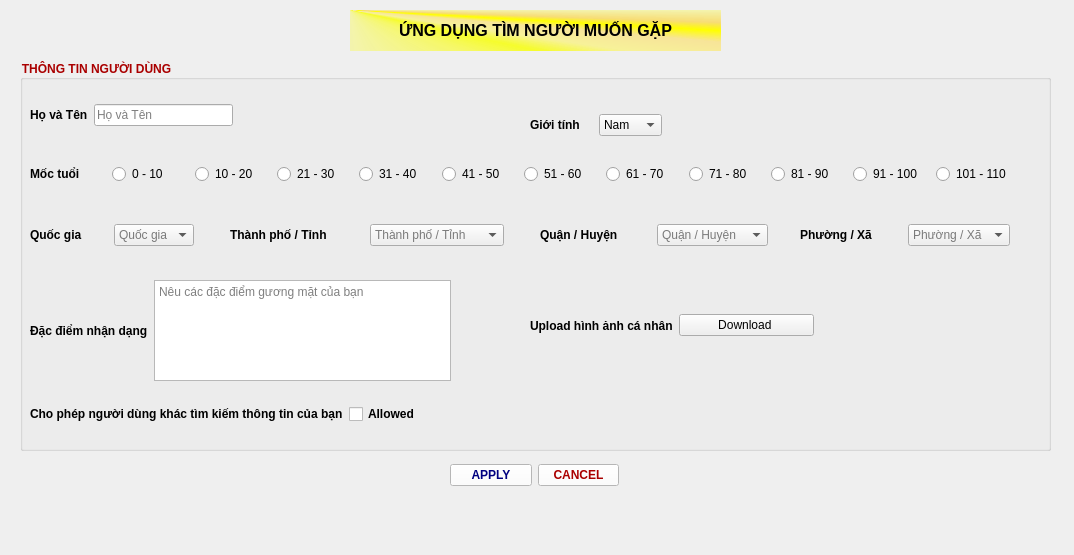
<?xml version="1.0" encoding="UTF-8"?>
<ui version="4.0">
 <class>Info_Users_Page</class>
 <widget class="QMainWindow" name="Info_Users_Page">
  <property name="geometry">
   <rect>
    <x>0</x>
    <y>0</y>
    <width>1074</width>
    <height>555</height>
   </rect>
  </property>
  <property name="windowTitle">
   <string>MainWindow</string>
  </property>
  <property name="documentMode">
   <bool>true</bool>
  </property>
  <widget class="QWidget" name="centralwidget">
   <widget class="QLabel" name="title_label">
    <property name="geometry">
     <rect>
      <x>350</x>
      <y>10</y>
      <width>371</width>
      <height>41</height>
     </rect>
    </property>
    <property name="font">
     <font>
      <pointsize>12</pointsize>
      <bold>true</bold>
     </font>
    </property>
    <property name="cursor">
     <cursorShape>PointingHandCursor</cursorShape>
    </property>
    <property name="mouseTracking">
     <bool>true</bool>
    </property>
    <property name="tabletTracking">
     <bool>true</bool>
    </property>
    <property name="layoutDirection">
     <enum>Qt::LeftToRight</enum>
    </property>
    <property name="autoFillBackground">
     <bool>false</bool>
    </property>
    <property name="styleSheet">
     <string notr="true">background-color: qconicalgradient(cx:0, cy:0, angle:135, stop:0 rgba(255, 255, 0, 69), stop:0.375 rgba(255, 255, 0, 69), stop:0.423533 rgba(251, 255, 0, 145), stop:0.45 rgba(247, 255, 0, 208), stop:0.477581 rgba(255, 244, 71, 130), stop:0.518717 rgba(255, 218, 71, 130), stop:0.55 rgba(255, 255, 0, 255), stop:0.57754 rgba(255, 203, 0, 130), stop:0.625 rgba(255, 255, 0, 69), stop:1 rgba(255, 255, 0, 69));
color: rgb(0, 0, 0);</string>
    </property>
    <property name="text">
     <string>&lt;html&gt;&lt;head/&gt;&lt;body&gt;&lt;p align=&quot;center&quot;&gt;ỨNG DỤNG TÌM NGƯỜI MUỐN GẶP&lt;/p&gt;&lt;/body&gt;&lt;/html&gt;</string>
    </property>
    <property name="scaledContents">
     <bool>true</bool>
    </property>
    <property name="wordWrap">
     <bool>true</bool>
    </property>
    <property name="openExternalLinks">
     <bool>true</bool>
    </property>
   </widget>
   <widget class="QGroupBox" name="users_info">
    <property name="geometry">
     <rect>
      <x>20</x>
      <y>60</y>
      <width>1031</width>
      <height>391</height>
     </rect>
    </property>
    <property name="font">
     <font>
      <family>Segoe UI</family>
      <pointsize>9</pointsize>
      <italic>false</italic>
      <bold>true</bold>
     </font>
    </property>
    <property name="styleSheet">
     <string notr="true">color: rgb(170, 0, 0);
font: 700 9pt &quot;Segoe UI&quot;;</string>
    </property>
    <property name="title">
     <string>THÔNG TIN NGƯỜI DÙNG</string>
    </property>
    <property name="checkable">
     <bool>false</bool>
    </property>
    <widget class="QWidget" name="horizontalLayoutWidget_2">
     <property name="geometry">
      <rect>
       <x>510</x>
       <y>50</y>
       <width>132</width>
       <height>30</height>
      </rect>
     </property>
     <layout class="QHBoxLayout" name="sex_box">
      <item>
       <widget class="QLabel" name="gioi_tinh_label">
        <property name="font">
         <font>
          <family>Segoe UI</family>
          <pointsize>9</pointsize>
          <italic>false</italic>
          <bold>true</bold>
         </font>
        </property>
        <property name="styleSheet">
         <string notr="true">color: rgb(0, 0, 0);
font: 700 9pt &quot;Segoe UI&quot;;</string>
        </property>
        <property name="text">
         <string>Giới tính</string>
        </property>
       </widget>
      </item>
      <item>
       <widget class="QComboBox" name="gioi_tinh_box">
        <property name="font">
         <font>
          <family>Segoe UI</family>
          <pointsize>9</pointsize>
          <italic>false</italic>
          <bold>false</bold>
         </font>
        </property>
        <property name="styleSheet">
         <string notr="true">color: rgb(0, 0, 0);
font: 9pt &quot;Segoe UI&quot;;</string>
        </property>
        <property name="insertPolicy">
         <enum>QComboBox::NoInsert</enum>
        </property>
        <item>
         <property name="text">
          <string>Nam</string>
         </property>
        </item>
        <item>
         <property name="text">
          <string>Nữ</string>
         </property>
        </item>
        <item>
         <property name="text">
          <string/>
         </property>
         <property name="icon">
          <iconset theme="accessories-calculator"/>
         </property>
        </item>
       </widget>
      </item>
     </layout>
    </widget>
    <widget class="QWidget" name="horizontalLayoutWidget">
     <property name="geometry">
      <rect>
       <x>10</x>
       <y>100</y>
       <width>982</width>
       <height>28</height>
      </rect>
     </property>
     <layout class="QHBoxLayout" name="age_box">
      <item>
       <widget class="QLabel" name="age_landmark">
        <property name="font">
         <font>
          <family>Segoe UI</family>
          <pointsize>9</pointsize>
          <italic>false</italic>
          <bold>true</bold>
         </font>
        </property>
        <property name="styleSheet">
         <string notr="true">color: rgb(0, 0, 0);
font: 700 9pt &quot;Segoe UI&quot;;</string>
        </property>
        <property name="text">
         <string>Mốc tuổi</string>
        </property>
       </widget>
      </item>
      <item>
       <widget class="QRadioButton" name="age_1">
        <property name="font">
         <font>
          <family>Segoe UI</family>
          <pointsize>9</pointsize>
          <italic>false</italic>
          <bold>false</bold>
         </font>
        </property>
        <property name="styleSheet">
         <string notr="true">color: rgb(0, 0, 0);
font: 9pt &quot;Segoe UI&quot;;</string>
        </property>
        <property name="text">
         <string>0 - 10</string>
        </property>
       </widget>
      </item>
      <item>
       <widget class="QRadioButton" name="age_2">
        <property name="font">
         <font>
          <family>Segoe UI</family>
          <pointsize>9</pointsize>
          <italic>false</italic>
          <bold>false</bold>
         </font>
        </property>
        <property name="styleSheet">
         <string notr="true">color: rgb(0, 0, 0);
font: 9pt &quot;Segoe UI&quot;;</string>
        </property>
        <property name="text">
         <string>10 - 20</string>
        </property>
       </widget>
      </item>
      <item>
       <widget class="QRadioButton" name="age_3">
        <property name="font">
         <font>
          <family>Segoe UI</family>
          <pointsize>9</pointsize>
          <italic>false</italic>
          <bold>false</bold>
         </font>
        </property>
        <property name="styleSheet">
         <string notr="true">color: rgb(0, 0, 0);
font: 9pt &quot;Segoe UI&quot;;</string>
        </property>
        <property name="text">
         <string>21 - 30</string>
        </property>
       </widget>
      </item>
      <item>
       <widget class="QRadioButton" name="age_4">
        <property name="font">
         <font>
          <family>Segoe UI</family>
          <pointsize>9</pointsize>
          <italic>false</italic>
          <bold>false</bold>
         </font>
        </property>
        <property name="styleSheet">
         <string notr="true">color: rgb(0, 0, 0);
font: 9pt &quot;Segoe UI&quot;;</string>
        </property>
        <property name="text">
         <string>31 - 40</string>
        </property>
       </widget>
      </item>
      <item>
       <widget class="QRadioButton" name="age_5">
        <property name="font">
         <font>
          <family>Segoe UI</family>
          <pointsize>9</pointsize>
          <italic>false</italic>
          <bold>false</bold>
         </font>
        </property>
        <property name="styleSheet">
         <string notr="true">color: rgb(0, 0, 0);
font: 9pt &quot;Segoe UI&quot;;</string>
        </property>
        <property name="text">
         <string>41 - 50</string>
        </property>
       </widget>
      </item>
      <item>
       <widget class="QRadioButton" name="age_6">
        <property name="font">
         <font>
          <family>Segoe UI</family>
          <pointsize>9</pointsize>
          <italic>false</italic>
          <bold>false</bold>
         </font>
        </property>
        <property name="styleSheet">
         <string notr="true">color: rgb(0, 0, 0);
font: 9pt &quot;Segoe UI&quot;;</string>
        </property>
        <property name="text">
         <string>51 - 60</string>
        </property>
       </widget>
      </item>
      <item>
       <widget class="QRadioButton" name="age_7">
        <property name="font">
         <font>
          <family>Segoe UI</family>
          <pointsize>9</pointsize>
          <italic>false</italic>
          <bold>false</bold>
         </font>
        </property>
        <property name="styleSheet">
         <string notr="true">color: rgb(0, 0, 0);
font: 9pt &quot;Segoe UI&quot;;</string>
        </property>
        <property name="text">
         <string>61 - 70</string>
        </property>
       </widget>
      </item>
      <item>
       <widget class="QRadioButton" name="age_8">
        <property name="font">
         <font>
          <family>Segoe UI</family>
          <pointsize>9</pointsize>
          <italic>false</italic>
          <bold>false</bold>
         </font>
        </property>
        <property name="styleSheet">
         <string notr="true">color: rgb(0, 0, 0);
font: 9pt &quot;Segoe UI&quot;;</string>
        </property>
        <property name="text">
         <string>71 - 80</string>
        </property>
       </widget>
      </item>
      <item>
       <widget class="QRadioButton" name="age_9">
        <property name="font">
         <font>
          <family>Segoe UI</family>
          <pointsize>9</pointsize>
          <italic>false</italic>
          <bold>false</bold>
         </font>
        </property>
        <property name="styleSheet">
         <string notr="true">color: rgb(0, 0, 0);
font: 9pt &quot;Segoe UI&quot;;</string>
        </property>
        <property name="text">
         <string>81 - 90</string>
        </property>
       </widget>
      </item>
      <item>
       <widget class="QRadioButton" name="age_10">
        <property name="font">
         <font>
          <family>Segoe UI</family>
          <pointsize>9</pointsize>
          <italic>false</italic>
          <bold>false</bold>
         </font>
        </property>
        <property name="styleSheet">
         <string notr="true">color: rgb(0, 0, 0);
font: 9pt &quot;Segoe UI&quot;;</string>
        </property>
        <property name="text">
         <string>91 - 100</string>
        </property>
       </widget>
      </item>
      <item>
       <widget class="QRadioButton" name="age_11">
        <property name="font">
         <font>
          <family>Segoe UI</family>
          <pointsize>9</pointsize>
          <italic>false</italic>
          <bold>false</bold>
         </font>
        </property>
        <property name="styleSheet">
         <string notr="true">color: rgb(0, 0, 0);
font: 9pt &quot;Segoe UI&quot;;</string>
        </property>
        <property name="text">
         <string>101 - 110</string>
        </property>
       </widget>
      </item>
     </layout>
    </widget>
    <widget class="QWidget" name="horizontalLayoutWidget_3">
     <property name="geometry">
      <rect>
       <x>10</x>
       <y>40</y>
       <width>203</width>
       <height>30</height>
      </rect>
     </property>
     <layout class="QHBoxLayout" name="name_box">
      <item>
       <widget class="QLabel" name="ho_ten_label">
        <property name="font">
         <font>
          <family>Segoe UI</family>
          <pointsize>9</pointsize>
          <italic>false</italic>
          <bold>true</bold>
         </font>
        </property>
        <property name="styleSheet">
         <string notr="true">color: rgb(0, 0, 0);
font: 700 9pt &quot;Segoe UI&quot;;</string>
        </property>
        <property name="text">
         <string>Họ và Tên</string>
        </property>
       </widget>
      </item>
      <item>
       <widget class="QLineEdit" name="ho_ten">
        <property name="styleSheet">
         <string notr="true">color: rgb(0, 0, 0);
font: 9pt &quot;Segoe UI&quot;;</string>
        </property>
        <property name="placeholderText">
         <string>Họ và Tên</string>
        </property>
       </widget>
      </item>
     </layout>
    </widget>
    <widget class="QWidget" name="horizontalLayoutWidget_4">
     <property name="geometry">
      <rect>
       <x>10</x>
       <y>220</y>
       <width>421</width>
       <height>101</height>
      </rect>
     </property>
     <layout class="QHBoxLayout" name="face_feature">
      <item>
       <widget class="QLabel" name="info_face_label">
        <property name="font">
         <font>
          <family>Segoe UI</family>
          <pointsize>9</pointsize>
          <italic>false</italic>
          <bold>true</bold>
         </font>
        </property>
        <property name="styleSheet">
         <string notr="true">color: rgb(0, 0, 0);
font: 700 9pt &quot;Segoe UI&quot;;</string>
        </property>
        <property name="text">
         <string>Đặc điểm nhận dạng</string>
        </property>
       </widget>
      </item>
      <item>
       <widget class="QTextEdit" name="info_face_text">
        <property name="styleSheet">
         <string notr="true">color: rgb(0, 0, 0);
font: 9pt &quot;Segoe UI&quot;;</string>
        </property>
        <property name="placeholderText">
         <string>Nêu các đặc điểm gương mặt của bạn</string>
        </property>
       </widget>
      </item>
     </layout>
    </widget>
    <widget class="QWidget" name="horizontalLayoutWidget_5">
     <property name="geometry">
      <rect>
       <x>10</x>
       <y>340</y>
       <width>475</width>
       <height>28</height>
      </rect>
     </property>
     <layout class="QHBoxLayout" name="allowed_finding">
      <item>
       <widget class="QLabel" name="allowed_label">
        <property name="font">
         <font>
          <family>Segoe UI</family>
          <pointsize>9</pointsize>
          <italic>false</italic>
          <bold>true</bold>
         </font>
        </property>
        <property name="styleSheet">
         <string notr="true">color: rgb(0, 0, 0);
font: 700 9pt &quot;Segoe UI&quot;;</string>
        </property>
        <property name="text">
         <string>Cho phép người dùng khác tìm kiếm thông tin của bạn</string>
        </property>
       </widget>
      </item>
      <item>
       <widget class="QCheckBox" name="is_allowed">
        <property name="font">
         <font>
          <family>Segoe UI</family>
          <pointsize>9</pointsize>
          <italic>false</italic>
          <bold>true</bold>
         </font>
        </property>
        <property name="styleSheet">
         <string notr="true">color: rgb(0, 0, 0);
font: 700 9pt &quot;Segoe UI&quot;;</string>
        </property>
        <property name="text">
         <string>Allowed</string>
        </property>
       </widget>
      </item>
     </layout>
    </widget>
    <widget class="QWidget" name="horizontalLayoutWidget_6">
     <property name="geometry">
      <rect>
       <x>510</x>
       <y>250</y>
       <width>284</width>
       <height>31</height>
      </rect>
     </property>
     <layout class="QHBoxLayout" name="pic">
      <item>
       <widget class="QLabel" name="upload_avatar_label">
        <property name="font">
         <font>
          <family>Segoe UI</family>
          <pointsize>9</pointsize>
          <italic>false</italic>
          <bold>true</bold>
         </font>
        </property>
        <property name="styleSheet">
         <string notr="true">color: rgb(0, 0, 0);
font: 700 9pt &quot;Segoe UI&quot;;</string>
        </property>
        <property name="text">
         <string>Upload hình ảnh cá nhân</string>
        </property>
       </widget>
      </item>
      <item>
       <widget class="QPushButton" name="download_pic">
        <property name="font">
         <font>
          <family>Segoe UI</family>
          <pointsize>9</pointsize>
          <italic>false</italic>
          <bold>false</bold>
         </font>
        </property>
        <property name="styleSheet">
         <string notr="true">font: 9pt &quot;Segoe UI&quot;;
color: rgb(0, 0, 0);</string>
        </property>
        <property name="text">
         <string>Download </string>
        </property>
       </widget>
      </item>
     </layout>
    </widget>
    <widget class="QWidget" name="horizontalLayoutWidget_8">
     <property name="geometry">
      <rect>
       <x>10</x>
       <y>160</y>
       <width>164</width>
       <height>30</height>
      </rect>
     </property>
     <layout class="QHBoxLayout" name="nation_place">
      <item>
       <widget class="QLabel" name="nation_label">
        <property name="font">
         <font>
          <family>Segoe UI</family>
          <pointsize>9</pointsize>
          <italic>false</italic>
          <bold>true</bold>
         </font>
        </property>
        <property name="styleSheet">
         <string notr="true">color: rgb(0, 0, 0);
font: 700 9pt &quot;Segoe UI&quot;;</string>
        </property>
        <property name="text">
         <string>Quốc gia</string>
        </property>
       </widget>
      </item>
      <item>
       <widget class="QComboBox" name="nation_box">
        <property name="styleSheet">
         <string notr="true">color: rgb(0, 0, 0);
font: 9pt &quot;Segoe UI&quot;;</string>
        </property>
        <property name="placeholderText">
         <string>Quốc gia</string>
        </property>
        <item>
         <property name="text">
          <string>Việt Nam</string>
         </property>
        </item>
       </widget>
      </item>
     </layout>
    </widget>
    <widget class="QWidget" name="horizontalLayoutWidget_11">
     <property name="geometry">
      <rect>
       <x>780</x>
       <y>160</y>
       <width>210</width>
       <height>30</height>
      </rect>
     </property>
     <layout class="QHBoxLayout" name="ward_place">
      <item>
       <widget class="QLabel" name="ward_label">
        <property name="font">
         <font>
          <family>Segoe UI</family>
          <pointsize>9</pointsize>
          <italic>false</italic>
          <bold>true</bold>
         </font>
        </property>
        <property name="styleSheet">
         <string notr="true">color: rgb(0, 0, 0);
font: 700 9pt &quot;Segoe UI&quot;;</string>
        </property>
        <property name="text">
         <string>Phường / Xã</string>
        </property>
       </widget>
      </item>
      <item>
       <widget class="QComboBox" name="ward_box">
        <property name="styleSheet">
         <string notr="true">color: rgb(0, 0, 0);
font: 9pt &quot;Segoe UI&quot;;</string>
        </property>
        <property name="sizeAdjustPolicy">
         <enum>QComboBox::AdjustToContents</enum>
        </property>
        <property name="placeholderText">
         <string>Phường / Xã</string>
        </property>
       </widget>
      </item>
     </layout>
    </widget>
    <widget class="QWidget" name="horizontalLayoutWidget_10">
     <property name="geometry">
      <rect>
       <x>520</x>
       <y>160</y>
       <width>228</width>
       <height>30</height>
      </rect>
     </property>
     <layout class="QHBoxLayout" name="district_place">
      <item>
       <widget class="QLabel" name="district_label">
        <property name="font">
         <font>
          <family>Segoe UI</family>
          <pointsize>9</pointsize>
          <italic>false</italic>
          <bold>true</bold>
         </font>
        </property>
        <property name="styleSheet">
         <string notr="true">color: rgb(0, 0, 0);
font: 700 9pt &quot;Segoe UI&quot;;</string>
        </property>
        <property name="text">
         <string>Quận / Huyện</string>
        </property>
       </widget>
      </item>
      <item>
       <widget class="QComboBox" name="district_box">
        <property name="styleSheet">
         <string notr="true">color: rgb(0, 0, 0);
font: 9pt &quot;Segoe UI&quot;;</string>
        </property>
        <property name="sizeAdjustPolicy">
         <enum>QComboBox::AdjustToContents</enum>
        </property>
        <property name="placeholderText">
         <string>Quận / Huyện</string>
        </property>
       </widget>
      </item>
     </layout>
    </widget>
    <widget class="QWidget" name="horizontalLayoutWidget_9">
     <property name="geometry">
      <rect>
       <x>210</x>
       <y>160</y>
       <width>274</width>
       <height>30</height>
      </rect>
     </property>
     <layout class="QHBoxLayout" name="city_place">
      <item>
       <widget class="QLabel" name="city_label">
        <property name="font">
         <font>
          <family>Segoe UI</family>
          <pointsize>9</pointsize>
          <italic>false</italic>
          <bold>true</bold>
         </font>
        </property>
        <property name="styleSheet">
         <string notr="true">color: rgb(0, 0, 0);
font: 700 9pt &quot;Segoe UI&quot;;</string>
        </property>
        <property name="text">
         <string>Thành phố / Tỉnh</string>
        </property>
       </widget>
      </item>
      <item>
       <widget class="QComboBox" name="city_box">
        <property name="acceptDrops">
         <bool>false</bool>
        </property>
        <property name="styleSheet">
         <string notr="true">color: rgb(0, 0, 0);
font: 9pt &quot;Segoe UI&quot;;</string>
        </property>
        <property name="insertPolicy">
         <enum>QComboBox::InsertAlphabetically</enum>
        </property>
        <property name="sizeAdjustPolicy">
         <enum>QComboBox::AdjustToContents</enum>
        </property>
        <property name="placeholderText">
         <string>Thành phố / Tỉnh</string>
        </property>
       </widget>
      </item>
     </layout>
    </widget>
   </widget>
   <widget class="QWidget" name="horizontalLayoutWidget_7">
    <property name="geometry">
     <rect>
      <x>450</x>
      <y>460</y>
      <width>169</width>
      <height>31</height>
     </rect>
    </property>
    <layout class="QHBoxLayout" name="exit_page">
     <item>
      <widget class="QPushButton" name="apply_button">
       <property name="font">
        <font>
         <bold>true</bold>
        </font>
       </property>
       <property name="styleSheet">
        <string notr="true">color: rgb(85, 255, 255);
color: rgb(0, 0, 127);
background-color: rgb(255, 255, 255);</string>
       </property>
       <property name="text">
        <string>APPLY</string>
       </property>
      </widget>
     </item>
     <item>
      <widget class="QPushButton" name="cancel_button">
       <property name="font">
        <font>
         <bold>true</bold>
        </font>
       </property>
       <property name="styleSheet">
        <string notr="true">color: rgb(170, 0, 0);
background-color: rgb(255, 255, 255);</string>
       </property>
       <property name="text">
        <string>CANCEL</string>
       </property>
      </widget>
     </item>
    </layout>
   </widget>
  </widget>
  <widget class="QMenuBar" name="menubar">
   <property name="geometry">
    <rect>
     <x>0</x>
     <y>0</y>
     <width>1074</width>
     <height>25</height>
    </rect>
   </property>
  </widget>
 </widget>
 <resources/>
 <connections/>
</ui>
